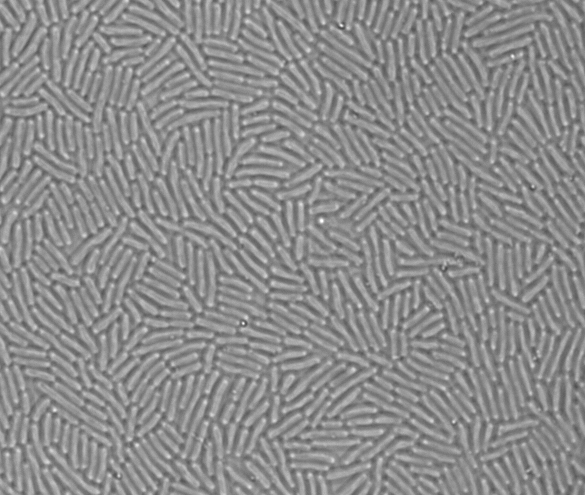
#> input picture Correlation/src/temp_data/measure-bacteria.tif, 585 x 495 px, found by its file name
$ jupyter execute --allow-errors bacterium-size-estimate.ipynb
#> lines starting #> are read from the running program, lines starting #| are printed output that depends on the picture; after the words box and inside, x2 and y2 are one past the last pixel; in counts of white or black regions, pixels touching at a corner belong together
#> further down, img is the input picture: shape (495, 585); min 73, max 255, mean 140.5
### mylib/myImageLib.py
import os
import numpy as np
from scipy import fftpack
from scipy.signal import medfilt2d, convolve2d, fftconvolve
from scipy.optimize import curve_fit
from scipy import exp
import pandas as pd
import sys
import psutil
from skimage import io
import time
import shutil
from nd2reader import ND2Reader
# %% codecell

# [39 lines left out: functions dirrec, to8bit, not called in this run]
def bpass(*args):
    img8 = args[0]
    low = args[1]
    high = args[2]
    def gen_filter(img, low, high):
#> called with low = 10, high = 200
        filt = np.zeros(img.shape)
        h, w = img.shape
#> h = 495; w = 585
        center = [int(w/2), int(h/2)]
#> center = [292, 247]
        Y, X = np.ogrid[:h, :w]
#> Y = 495 values from 0 to 494
        dist = ((X - center[0])**2 + (Y-center[1])**2)**.5

        filt[(dist>low)&(dist<=high)] = 1
        return filt
    filt = gen_filter(img8, low, high)
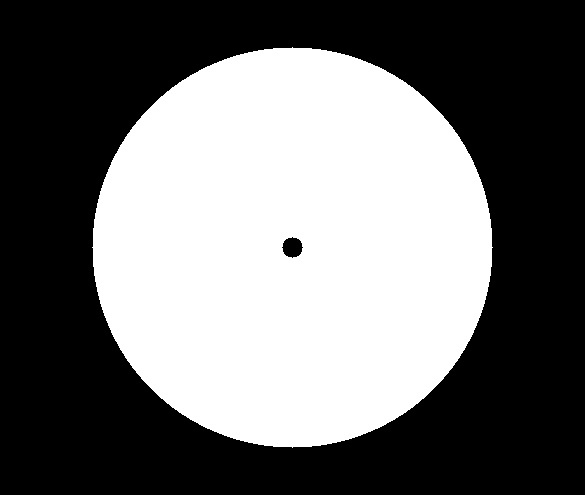
#> filt: shape (495, 585) float64; values 0 (black) and 1 (white), 43.3% white; 1 white region, box (x1, y1, x2, y2) and area: (92, 47, 493, 448) 125312
    filt = fftpack.ifftshift(filt)
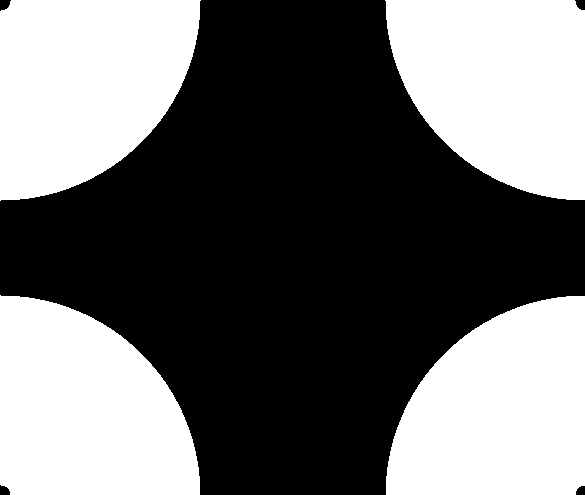
#> filt: shape (495, 585) float64; values 0 (black) and 1 (white), 43.3% white; 4 white regions, box (x1, y1, x2, y2) and area: (0, 0, 201, 201) 31518, (385, 0, 585, 200) 31328, (0, 295, 200, 495) 31328, (386, 296, 585, 495) 31138
    im_fft = fftpack.fft2(img8)
    im_fft_filt = im_fft * filt
    im_new = fftpack.ifft2(im_fft_filt).real
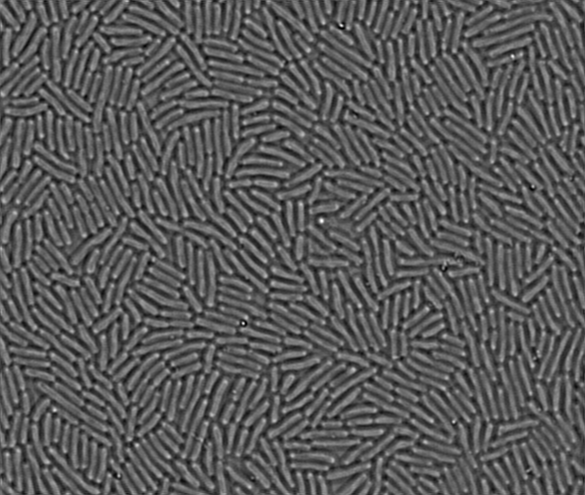
#> im_new: shape (495, 585) float64; min -64.31, max 118.8, mean 0; drawn with min black and max white
    im_new = im_new - im_new.min()
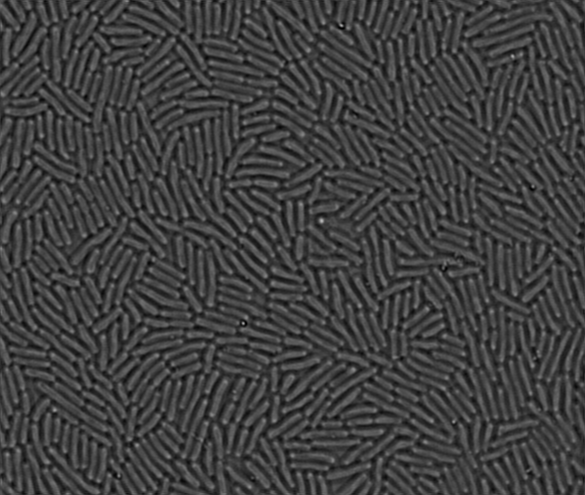
#> im_new: shape (495, 585) float64; min 0, max 183.1, mean 64.3
    im_new = np.floor_divide(im_new, (im_new.max()+1)/256)
    return im_new.astype('uint8')
# [110 lines left out: functions bestcolor, wowcolor, matlab_style_gauss2D, FastPeakFind, minimal_peakfind, maxk and 1 more, not called in this run]
def gauss1(x,a,x0,sigma,b):
    return a*exp(-(x-x0)**2/(2*sigma**2)) + b
# [42 lines left out: functions show_progress, readdata, not called in this run]

# %% codecell

class rawImage:
    """Implement raw image converting schemes."""
    def __init__(self, file_dir):
        self.file = file_dir
    # [124 lines left out: functions extract_tif, extract_raw, read_raw_image_info, extract_nd2, _disk_capacity_check, not called in this run]
# %% codecell

# [6 lines that do not run on import are left out]

### Correlation/src/bacterium-size-estimate.ipynb
# Bacterium size estimate

In this notebook, I do an estimate on E. coli size. The measurement is based on the image below of a single layer of dried E. coli on a glass substrate.

Scale bar is 10 um.

[cell 1]
from skimage import io, measure, filters
import numpy as np
import matplotlib.pyplot as plt
from myImageLib import bpass
import pandas as pd
import matplotlib.patches as mpatch

[cell 2]
img = io.imread(r'temp_data\measure-bacteria.tif')
bp = bpass(img, 10, 200)

# choose minimum filter
filt = filters.threshold_minimum(bp)
#> filt = 93
filtered = bp > filt
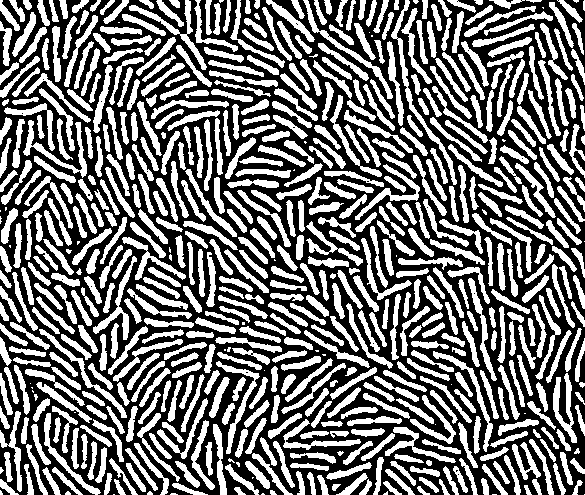
#> filtered: shape (495, 585) bool; 44.3% white; 668 white regions (49 under 20 px), largest, box (x1, y1, x2, y2) and area: (391, 0, 457, 185) 912, (23, 120, 87, 178) 716, (129, 0, 207, 70) 698
plt.figure(dpi=300)
plt.imshow(filtered, cmap='gray')
plt.axis('off')

[cell 3]
# detect particles
label_image = measure.label(filtered)
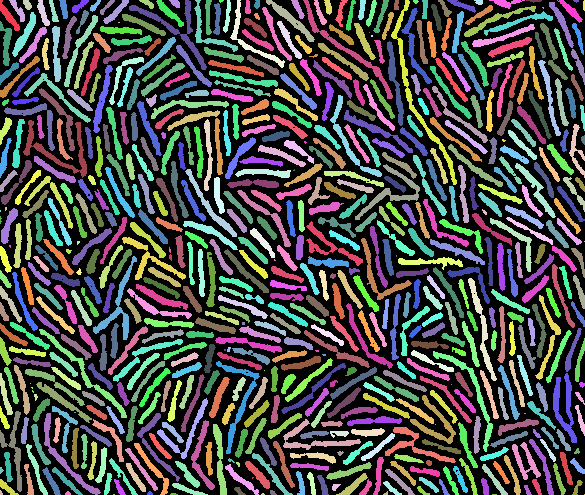
#> label_image: shape (495, 585) int32; 669 distinct labels, from 0 to 668; one colour per label, 0 black
columns = ['Area', 'Major', 'Minor', 'Angle', 'X', 'Y']
area_min = 100
area_max = 300
traj = pd.DataFrame(columns=columns)
#> (the rest of this cell did not finish here and is left out)

[cell 4]
fig = plt.figure(figsize=(3, 3), dpi=300)
ax = fig.add_axes([0,0,1,1])
ax.imshow(img, cmap='gray')
for num, i in traj.iterrows():
    elli = mpatch.Ellipse((i.Y, i.X), i.Minor, i.Major, 180- i.Angle / np.pi *180, ec='red', fc=(0,0,0,0))
    ax.add_patch(elli)
ax.axis('off')

## Report parameters

#> (a cell that did not finish here is left out)

[cell 6]
MPP=0.1
major = traj.Major.mean() * MPP
minor = traj.Minor.mean() * MPP
major_err = traj.Major.std() * MPP
minor_err = traj.Minor.std() * MPP
volume = (traj.Minor / 2) ** 2 * np.pi * traj.Major * MPP ** 3
print("Major axis: {0:.2f} $\pm$ {1:.02f} $\mu$m".format(major, major_err))
print("Minor axis: {0:.2f} $\pm$ {1:.02f} $\mu$m".format(minor, minor_err))
print('Mean volume: {0:.2f} um3, err: {1:.2f} um3'.format(volume.mean(), volume.std()))

# Conlusion

The volume of a single PR (light-powered) bacterium is $1.46 \pm 0.63$ um$^3$.

[cell 7]
m2 = np.array([4.6, 4.6, 3.0, 4.8, 3.9, 3.9, 3.1, 5.4, 4.3])
m2.mean()

$ run again, with Correlation/src/temp_data/0100.tif copied over Correlation/src/temp_data/measure-bacteria.tif
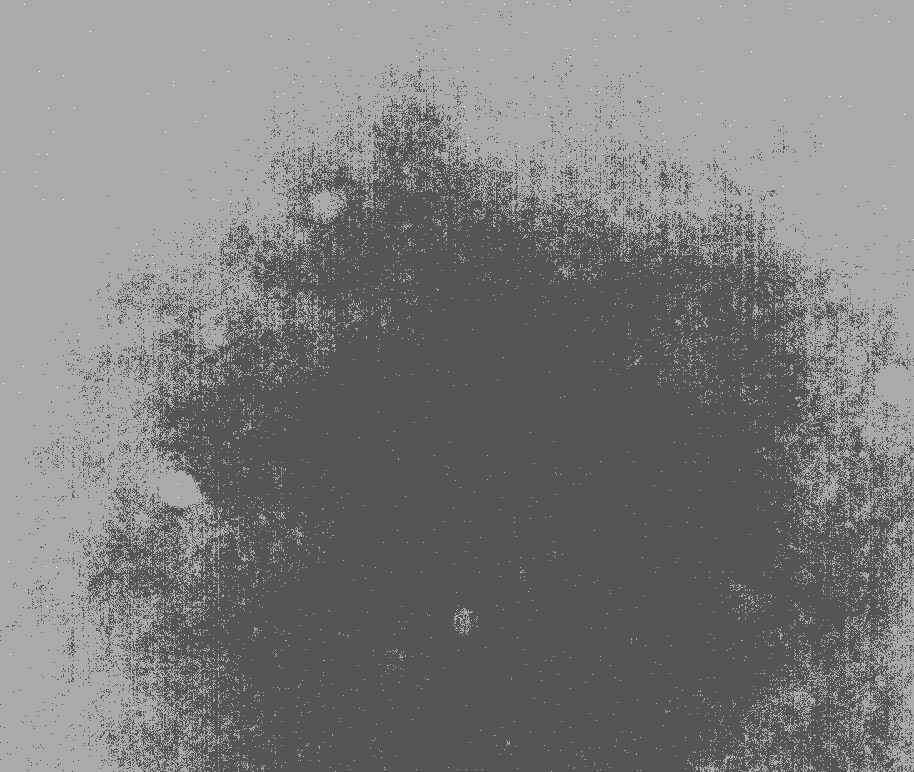
#> input picture Correlation/src/temp_data/0100.tif, 914 x 772 px, shrunk from 1280 x 1080 before the run, found by its file name
#> img is the input picture: shape (772, 914); min 10, max 13, mean 11.47
#> in bpass, `filt = gen_filter(img8, low, high)`:
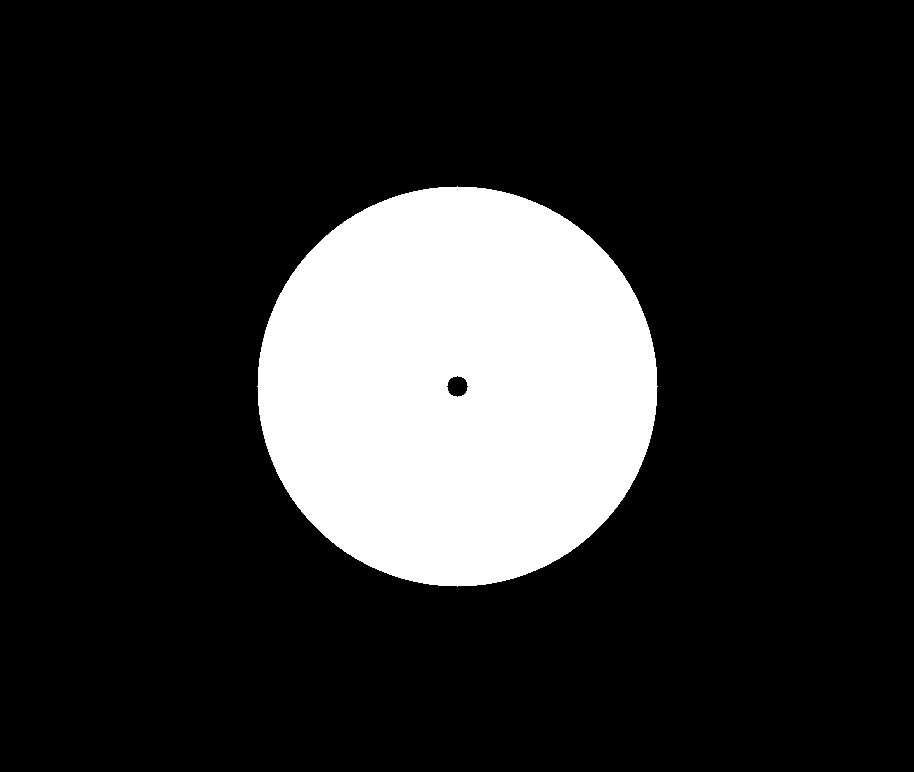
#> filt: shape (772, 914) float64; values 0 (black) and 1 (white), 17.8% white; 1 white region, box (x1, y1, x2, y2) and area: (257, 186, 658, 587) 125312
#> in bpass, `im_new = np.floor_divide(im_new, (im_new.max()+1)/256)`:
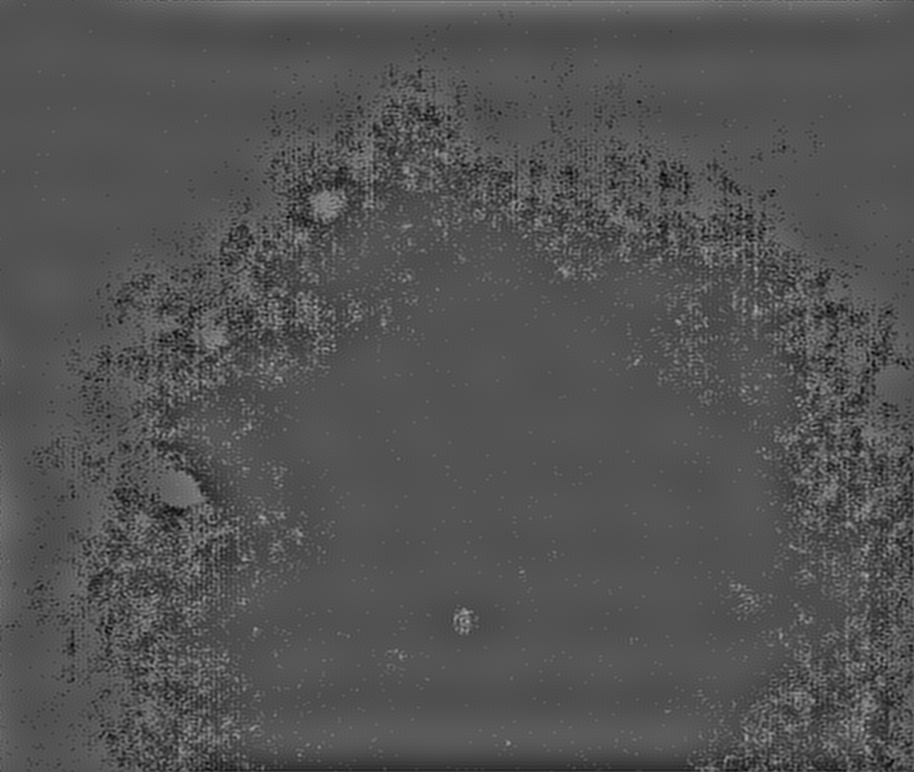
#> im_new: shape (772, 914) float64; min 0, max 174, mean 83.3
